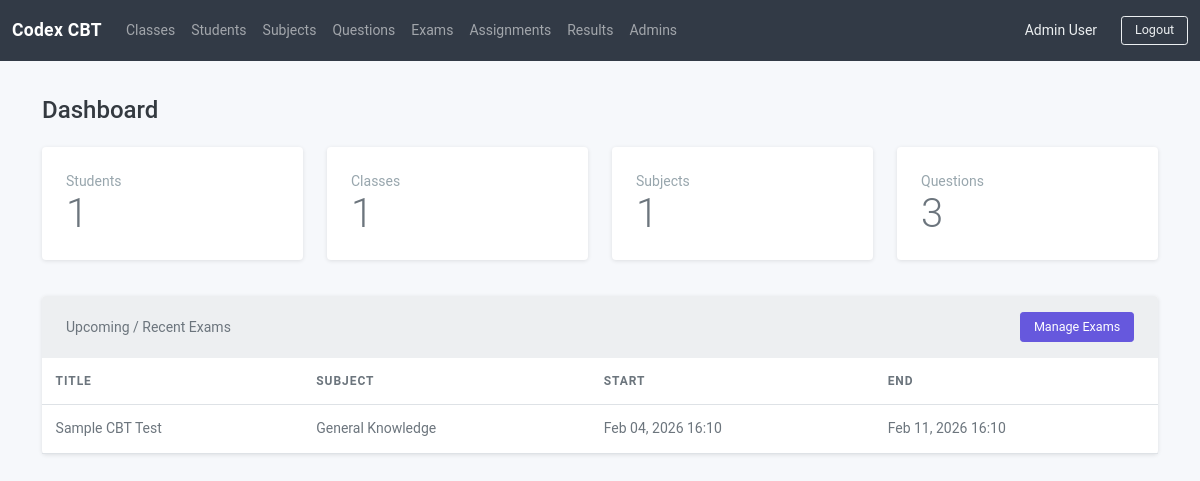
Page /admin/dashboard.php (signed in) on the committed database.
### tables this page shows
CREATE TABLE exams (
    id INT AUTO_INCREMENT PRIMARY KEY,
    title VARCHAR(200) NOT NULL,
    subject_id INT NOT NULL,
    instructions TEXT NULL,
    start_at DATETIME NOT NULL,
    end_at DATETIME NOT NULL,
    duration_minutes INT NOT NULL,
    question_count INT NOT NULL,
    randomize TINYINT(1) NOT NULL DEFAULT 1,
    allow_multiple_attempts TINYINT(1) NOT NULL DEFAULT 0,
    max_attempts INT NOT NULL DEFAULT 1,
    show_result ENUM('immediate','after_release') NOT NULL DEFAULT 'after_release',
    result_release_at DATETIME NULL,
    created_at DATETIME NOT NULL DEFAULT CURRENT_TIMESTAMP,
    CONSTRAINT fk_exams_subject FOREIGN KEY (subject_id) REFERENCES subjects(id)
);

CREATE TABLE subjects (
    id INT AUTO_INCREMENT PRIMARY KEY,
    name VARCHAR(120) NOT NULL UNIQUE,
    code VARCHAR(40) NOT NULL UNIQUE,
    created_at DATETIME NOT NULL DEFAULT CURRENT_TIMESTAMP
);

### connections/meekro/db.class.php (called while the page is built, shortened)
<?php
class DB {
  protected static $mdb = null;
  public static function getMDB() {
    $mdb = DB::$mdb;
    if ($mdb === null) {
      $mdb = DB::$mdb = new MeekroDB();
    }
    $mdb->sync_config();
    return $mdb;
  }
  public static function __callStatic($name, $args) {
    $fn = array(DB::getMDB(), $name);
    return call_user_func_array($fn, $args);
  }
}
class MeekroDB {
  public  $dbName   = 'report';
public  $user     = 'postgres';
public  $password = '';
public  $host     = 'localhost';
public  $port     = 5432;
public  $socket   = null;
public  $encoding = 'utf8';
  public $connect_options = array(MYSQLI_OPT_CONNECT_TIMEOUT => 30);
  public $internal_mysql = null;
  public $num_rows = 0;
  public function __construct($host=null, $user=null, $password=null, $dbName=null, $port=null, $encoding=null, $socket=null)  {
    if ($host === null) $host = DB::$host;
    if ($user === null) $user = DB::$user;
    if ($password === null) $password = DB::$password;
    if ($dbName === null) $dbName = DB::$dbName;
    if ($port === null) $port = DB::$port;
    if ($socket === null) $socket = DB::$socket;
    if ($encoding === null) $encoding = DB::$encoding;
    $this->host = $host;
    $this->user = $user;
    $this->password = $password;
    $this->dbName = $dbName;
    $this->port = $port;
    $this->socket = $socket;
    $this->encoding = $encoding;
  }
  public function get() {
    $mysql = $this->internal_mysql;
    if (!($mysql instanceof MySQLi)) {
      $mysql = new mysqli();
      foreach ($this->connect_options as $key => $value) {
        $mysql->options($key, $value);
      }
      $mysql->set_charset($this->encoding);
      $this->internal_mysql = $mysql;
    }
    return $mysql;
  }
  function runHook($type, $args=array()) {
    if ($type == 'pre_parse') {
      $query = $args['query'];
      $args = $args['args'];
      return array($query, $args);
    }
    else if ($type == 'pre_run') {
      $query = $args['query'];
      return $query;
    }
  }
  function parse($query) {
    $args = func_get_args();
    array_shift($args);
    $query = trim($query);
    if (! $args) return $query;
    $query = '';
    return $query;
  }
  public function query() { return $this->queryHelper(array('assoc' => true), func_get_args()); }
  public function queryAllLists() { return $this->queryHelper(array(), func_get_args()); }
  protected function queryHelper($opts, $args) {
    $query = array_shift($args);
    $opts_fullcols = (isset($opts['fullcols']) && $opts['fullcols']);
    $opts_raw = (isset($opts['raw']) && $opts['raw']);
    $opts_assoc = (isset($opts['assoc']) && $opts['assoc']);
    $opts_walk = (isset($opts['walk']) && $opts['walk']);
    $is_buffered = !($opts_raw || $opts_walk);
    list($query, $args) = $this->runHook('pre_parse', array('query' => $query, 'args' => $args));
    $sql = call_user_func_array(array($this, 'parse'), array_merge(array($query), $args));
    $sql = $this->runHook('pre_run', array('query' => $sql));
    $db = $this->get();
    $starttime = microtime(true);
    $result = $db->query($sql, $is_buffered ? MYSQLI_STORE_RESULT : MYSQLI_USE_RESULT);
    $runtime = microtime(true) - $starttime;
    $runtime = sprintf('%f', $runtime * 1000);
    if ($is_buffered && ($result instanceof MySQLi_Result)) $this->num_rows = $result->num_rows;
    else $this->num_rows = null;
    $Exception = null;
    $hookHash = array('query' => $sql, 'runtime' => $runtime);
    if ($Exception) {
      $hookHash['exception'] = $Exception;
      $hookHash['error'] = $Exception->getMessage();
    } else if ($this->num_rows) {
      $hookHash['rows'] = $this->num_rows;
    } else {
      $hookHash['affected'] = $db->affected_rows;
    }
    $return = array();
    while ($row = ($opts_assoc ? $result->fetch_assoc() : $result->fetch_row())) {
      $return[] = $row;
    }
    return $return;
  }
  public function queryFirstList() {
    $args = func_get_args();
    $result = call_user_func_array(array($this, 'queryAllLists'), $args);
    return reset($result);
  }
  public function queryFirstField() {
    $args = func_get_args();
    $row = call_user_func_array(array($this, 'queryFirstList'), $args);
    return $row[0];
  }
}
?>

### app/bootstrap.php (called while the page is built, shortened)
<?php
function format_dt($datetime) {
    return date('M d, Y H:i', strtotime($datetime));
}

### admin/dashboard.php (the view, shortened to what this page needs)
<?php
require_once __DIR__ . '/header.php';
$stats = [
    'students' => DB::queryFirstField('SELECT COUNT(*) FROM students'),
    'classes' => DB::queryFirstField('SELECT COUNT(*) FROM classes'),
    'subjects' => DB::queryFirstField('SELECT COUNT(*) FROM subjects'),
    'questions' => DB::queryFirstField('SELECT COUNT(*) FROM questions'),
    'exams' => DB::queryFirstField('SELECT COUNT(*) FROM exams')
];
$upcoming = DB::query('SELECT exams.*, subjects.name AS subject_name FROM exams JOIN subjects ON subjects.id=exams.subject_id ORDER BY start_at DESC LIMIT 5');
?>
<h3 class="mb-3">Dashboard</h3>
<div class="row g-3">
    <div class="col-md-3">
        <div class="card shadow-sm">
            <div class="card-body">
                <div class="text-muted">Students</div>
                <div class="display-6"><?php echo (int)$stats['students']; ?></div>
            </div>
        </div>
    </div>
    <div class="col-md-3">
        <div class="card shadow-sm">
            <div class="card-body">
                <div class="text-muted">Classes</div>
                <div class="display-6"><?php echo (int)$stats['classes']; ?></div>
            </div>
        </div>
    </div>
    <div class="col-md-3">
        <div class="card shadow-sm">
            <div class="card-body">
                <div class="text-muted">Subjects</div>
                <div class="display-6"><?php echo (int)$stats['subjects']; ?></div>
            </div>
        </div>
    </div>
    <div class="col-md-3">
        <div class="card shadow-sm">
            <div class="card-body">
                <div class="text-muted">Questions</div>
                <div class="display-6"><?php echo (int)$stats['questions']; ?></div>
            </div>
        </div>
    </div>
</div>
<div class="card shadow-sm mt-4">
    <div class="card-header d-flex justify-content-between align-items-center">
        <span>Upcoming / Recent Exams</span>
        <a class="btn btn-sm btn-primary" href="/cbt/admin/exams.php">Manage Exams</a>
    </div>
    <div class="card-body p-0">
        <table class="table mb-0">
            <thead>
                <tr>
                    <th>Title</th>
                    <th>Subject</th>
                    <th>Start</th>
                    <th>End</th>
                </tr>
            </thead>
            <tbody>
                <?php foreach ($upcoming as $exam): ?>
                    <tr>
                        <td><?php echo htmlspecialchars($exam['title']); ?></td>
                        <td><?php echo htmlspecialchars($exam['subject_name']); ?></td>
                        <td><?php echo format_dt($exam['start_at']); ?></td>
                        <td><?php echo format_dt($exam['end_at']); ?></td>
                    </tr>
                <?php endforeach; ?>
            </tbody>
        </table>
    </div>
</div>
<?php require_once __DIR__ . '/footer.php'; ?>

### assets/css/app.css (style rules this page uses)
:root { --cbt-primary: #0b6efd; --cbt-dark: #0f172a; --cbt-accent: #f59e0b; }
body { background: #f6f8fb; }
.table thead th { font-size: 12px; text-transform: uppercase; letter-spacing: 0.08em; }

### rows in the picture
exams: question_count "3", title "Sample CBT Test", subject.name "General Knowledge", start_at "Feb 04, 2026 16:10", end_at "Feb 11, 2026 16:10"

### other values in the picture
$_SESSION['admin']['name'] "Admin User"
$stats['students'] "1"
$stats['classes'] "1"
$stats['subjects'] "1"
